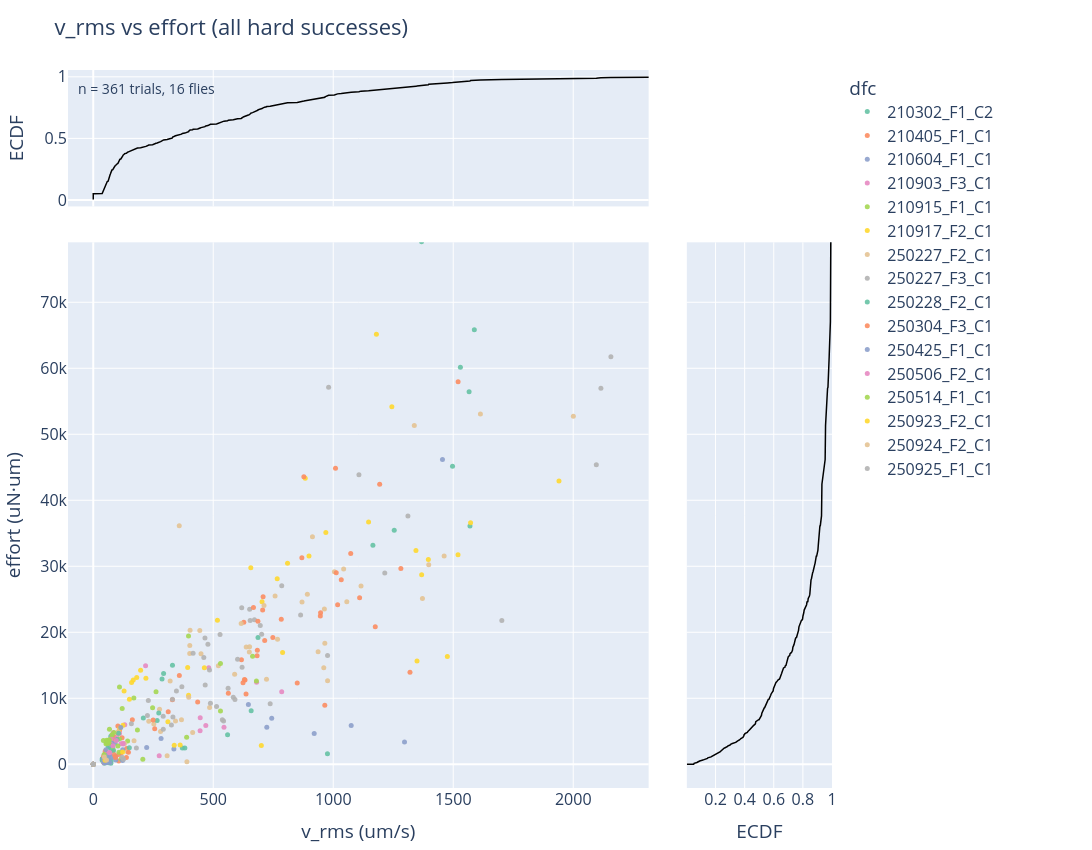

Write notebook code for a chart like this one.
### Code cell
# v_rms vs effort with marginal ECDFs, colored by fly
import matplotlib.colors as mcolors
import seaborn as sns

cats = sorted(all_vigor['dfc'].unique())
palette = sns.color_palette('Set2', len(cats))
color_map_hex = {g: mcolors.to_hex(c) for g, c in zip(cats, palette)}

fig = make_subplots(
    rows=2, cols=2,
    column_widths=[0.80, 0.20],
    row_heights=[0.20, 0.80],
    specs=[[{"type": "scatter"}, None],
           [{"type": "scatter"}, {"type": "scatter"}]],
    horizontal_spacing=0.05, vertical_spacing=0.05,
)

for cat in cats:
    sel = all_vigor['dfc'] == cat
    fig.add_trace(
        go.Scatter(
            x=all_vigor.loc[sel, 'v_rms'],
            y=all_vigor.loc[sel, 'effort'],
            mode='markers',
            name=str(cat),
            marker=dict(color=color_map_hex[cat], size=5, opacity=0.9),
            hovertext=all_vigor.loc[sel, 'trial_number'],
            hovertemplate=(
                "v_rms=%{x:.1f}<br>effort=%{y:.1f}<br>"
                f"dfc={cat}<br>trial=%{{hovertext}}<extra></extra>"
            ),
        ),
        row=2, col=1,
    )

# Top ECDF (v_rms)
vals = np.sort(all_vigor['v_rms'].dropna().values)
ecdf_y = np.arange(1, len(vals) + 1) / len(vals)
fig.add_trace(go.Scatter(x=vals, y=ecdf_y, mode='lines',
              line=dict(color='black', width=1.5), showlegend=False), row=1, col=1)

# Right ECDF (effort)
vals = np.sort(all_vigor['effort'].dropna().values)
ecdf_x = np.arange(1, len(vals) + 1) / len(vals)
fig.add_trace(go.Scatter(x=ecdf_x, y=vals, mode='lines',
              line=dict(color='black', width=1.5), showlegend=False), row=2, col=2)

fig.add_annotation(text=f'n = {len(all_vigor)} trials, {len(cats)} flies',
                   xref='paper', yref='paper', x=0.01, y=0.99,
                   showarrow=False, font=dict(size=14))

fig.update_layout(
    width=1100, height=850, title='v_rms vs effort (all hard successes)',
    margin=dict(l=60, r=260, t=70, b=50), font=dict(size=16),
    legend_title_text='dfc',
)
fig.update_xaxes(title_text='v_rms (um/s)', row=2, col=1)
fig.update_yaxes(title_text='effort (uN·um)', row=2, col=1)
fig.update_xaxes(showticklabels=False, row=1, col=1)
fig.update_yaxes(title_text='ECDF', row=1, col=1)
fig.update_yaxes(showticklabels=False, row=2, col=2)
fig.update_xaxes(title_text='ECDF', row=2, col=2)

# fig.update_xaxes(matches='x3', row=1, col=1)
# fig.update_yaxes(matches='y3', row=2, col=2)

# Set shared limits for the marginal histogram plots                                                                    
x_range = [all_vigor['v_rms'].quantile(0.99)*-.05, all_vigor['v_rms'].quantile(0.99) * 1.1]                                                                
y_range = [all_vigor['effort'].quantile(0.99)*-.05, all_vigor['effort'].quantile(0.99) * 1.1]                                                                                                                                                                                       
fig.update_xaxes(range=x_range, row=1, col=1)  # top hist                                                               
fig.update_xaxes(range=x_range, row=2, col=1)  # scatter                                                                
fig.update_yaxes(range=y_range, row=2, col=1)  # scatter                                                                
fig.update_yaxes(range=y_range, row=2, col=2)  # right hist  

fig.write_image('./Figure3/success_v_rms_vs_effort_by_fly.svg')
fig.show()

### Figure 1 — Plotly figure (JSON) as saved in the notebook; plotly's stock layout.template omitted (floating-point values rounded to 4 significant figures; data arrays with more than 128 entries replaced by an {"elided": "..."} marker saying what was removed)
{"data": [{"hovertemplate": "v_rms=%{x:.1f}<br>effort=%{y:.1f}<br>dfc=210302_F1_C2<br>trial=%{hovertext}<extra></extra>", "hovertext": [32.0, 113.0, 122.0, 144.0, 155.0, 206.0, 220.0, 226.0, 230.0, 257.0, 309.0, 318.0, 322.0, 330.0, 338.0, 343.0, 368.0, 371.0, 383.0, 397.0, 406.0, 426.0, 433.0, 440.0, 456.0, 523.0, 534.0, 540.0, 544.0, 595.0, 612.0, 618.0, 625.0, 660.0, 705.0, 718.0, 755.0], "marker": {"color": "#66c2a5", "opacity": 0.9, "size": 5}, "mode": "markers", "name": "210302_F1_C2", "type": "scatter", "x": [73.17, 75.45, 81.47, 71.98, 0.0, 87.58, 73.38, 71.41, 62.95, 381.8, 63.65, 37.21, 73.45, 42.31, 46.0, 58.37, 43.79, 67.15, 47.79, 74.85, 63.06, 37.8, 37.8, 68.21, 975.9, 73.43, 51.38, 49.5, 48.39, 54.82, 42.12, 46.6, 66.49, 371.2, 62.27, 67.52, 658.0], "xaxis": "x2", "y": [4261.0, 3055.0, 2511.0, 3432.0, 0.0, 4002.0, 2651.0, 2526.0, 3148.0, 2472.0, 232.7, 608.2, 153.5, 358.6, 154.9, 790.8, 969.6, 583.4, 260.7, 539.1, 1320.0, 783.2, 854.2, 2650.0, 1612.0, 2268.0, 1597.0, 977.9, 624.8, 431.0, 855.3, 381.5, 1518.0, 2448.0, 2703.0, 1606.0, 8102.0], "yaxis": "y2"}, {"hovertemplate": "v_rms=%{x:.1f}<br>effort=%{y:.1f}<br>dfc=210405_F1_C1<br>trial=%{hovertext}<extra></extra>", "hovertext": [21.0, 54.0, 64.0, 151.0, 205.0, 230.0, 254.0, 321.0, 330.0, 360.0, 507.0, 532.0, 554.0], "marker": {"color": "#fc8d62", "opacity": 0.9, "size": 5}, "mode": "markers", "name": "210405_F1_C1", "type": "scatter", "x": [90.3, 103.1, 87.47, 43.21, 162.9, 106.3, 109.5, 120.2, 358.7, 139.1, 49.81, 435.1, 102.7], "xaxis": "x2", "y": [3508.0, 4699.0, 4145.0, 1177.0, 6744.0, 477.7, 5136.0, 4034.0, 13450.0, 2379.0, 1986.0, 9423.0, 5794.0], "yaxis": "y2"}, {"hovertemplate": "v_rms=%{x:.1f}<br>effort=%{y:.1f}<br>dfc=210604_F1_C1<br>trial=%{hovertext}<extra></extra>", "hovertext": [20.0, 92.0, 104.0, 157.0, 204.0, 256.0, 292.0, 304.0, 342.0], "marker": {"color": "#8da0cb", "opacity": 0.9, "size": 5}, "mode": "markers", "name": "210604_F1_C1", "type": "scatter", "x": [122.7, 93.96, 90.89, 0.0, 75.27, 94.13, 86.22, 53.01, 646.4], "xaxis": "x2", "y": [2211.0, 1207.0, 3189.0, 0.0, 3230.0, 662.7, 1061.0, 2209.0, 9073.0], "yaxis": "y2"}, {"hovertemplate": "v_rms=%{x:.1f}<br>effort=%{y:.1f}<br>dfc=210903_F3_C1<br>trial=%{hovertext}<extra></extra>", "hovertext": [59.0, 67.0, 104.0, 116.0, 152.0, 237.0, 269.0, 290.0, 322.0, 331.0, 342.0, 356.0, 383.0, 464.0], "marker": {"color": "#e78ac3", "opacity": 0.9, "size": 5}, "mode": "markers", "name": "210903_F3_C1", "type": "scatter", "x": [0.0, 481.2, 218.1, 109.4, 44.51, 98.63, 680.6, 131.3, 71.8, 74.91, 52.21, 45.18, 0.0, 83.37], "xaxis": "x2", "y": [0.0, 14640.0, 14930.0, 4665.0, 220.5, 4027.0, 12440.0, 5983.0, 3073.0, 3909.0, 1500.0, 1379.0, 0.0, 4789.0], "yaxis": "y2"}, {"hovertemplate": "v_rms=%{x:.1f}<br>effort=%{y:.1f}<br>dfc=210915_F1_C1<br>trial=%{hovertext}<extra></extra>", "hovertext": [68.0, 114.0, 147.0, 323.0, 368.0, 410.0, 454.0, 465.0, 476.0, 488.0, 507.0, 517.0], "marker": {"color": "#a6d854", "opacity": 0.9, "size": 5}, "mode": "markers", "name": "210915_F1_C1", "type": "scatter", "x": [206.6, 680.0, 143.2, 397.0, 184.1, 530.1, 83.15, 42.41, 56.35, 109.2, 116.4, 0.0], "xaxis": "x2", "y": [747.1, 12620.0, 3518.0, 19440.0, 5209.0, 8060.0, 2191.0, 3608.0, 1040.0, 3827.0, 816.0, 0.0], "yaxis": "y2"}, {"hovertemplate": "v_rms=%{x:.1f}<br>effort=%{y:.1f}<br>dfc=210917_F2_C1<br>trial=%{hovertext}<extra></extra>", "hovertext": [2.0, 10.0, 69.0, 87.0, 216.0, 226.0, 233.0, 241.0, 268.0, 304.0, 332.0, 350.0, 363.0, 368.0, 381.0, 397.0, 445.0, 464.0, 508.0], "marker": {"color": "#ffd92f", "opacity": 0.9, "size": 5}, "mode": "markers", "name": "210917_F2_C1", "type": "scatter", "x": [463.0, 181.1, 883.3, 766.5, 150.7, 166.6, 159.8, 128.5, 393.4, 110.7, 123.9, 703.4, 656.5, 397.2, 809.6, 219.4, 789.0, 517.4, 197.4], "xaxis": "x2", "y": [14620.0, 13150.0, 43320.0, 28120.0, 9867.0, 12770.0, 12400.0, 11080.0, 14680.0, 5406.0, 5917.0, 24640.0, 29760.0, 10470.0, 30450.0, 13040.0, 16920.0, 21820.0, 14240.0], "yaxis": "y2"}, {"hovertemplate": "v_rms=%{x:.1f}<br>effort=%{y:.1f}<br>dfc=250227_F2_C1<br>trial=%{hovertext}<extra></extra>", "hovertext": [17.0, 59.0, 90.0, 124.0, 157.0, 163.0, 181.0, 212.0, 320.0, 332.0, 344.0, 363.0, 373.0, 384.0, 414.0, 451.0, 461.0, 502.0, 513.0, 564.0, 602.0, 613.0, 652.0, 665.0, 686.0, 693.0, 701.0, 720.0, 727.0], "marker": {"color": "#e5c494", "opacity": 0.9, "size": 5}, "mode": "markers", "name": "250227_F2_C1", "type": "scatter", "x": [2000.0, 1613.0, 1043.0, 1338.0, 721.9, 170.0, 964.9, 397.9, 449.0, 1116.0, 913.4, 651.4, 142.2, 589.2, 869.8, 280.5, 963.1, 521.5, 130.7, 1005.0, 342.8, 103.5, 252.4, 276.2, 367.6, 443.9, 484.7, 1398.0, 231.4], "xaxis": "x2", "y": [52730.0, 53090.0, 29600.0, 51340.0, 12890.0, 3569.0, 18330.0, 10160.0, 16750.0, 27000.0, 34490.0, 17810.0, 1901.0, 13640.0, 24600.0, 4951.0, 23520.0, 14910.0, 3134.0, 29170.0, 6539.0, 4941.0, 6113.0, 8321.0, 6748.0, 20250.0, 8585.0, 30220.0, 6515.0], "yaxis": "y2"}, {"hovertemplate": "v_rms=%{x:.1f}<br>effort=%{y:.1f}<br>dfc=250227_F3_C1<br>trial=%{hovertext}<extra></extra>", "hovertext": [36.0, 176.0, 229.0, 301.0, 358.0, 402.0, 411.0, 456.0, 521.0, 536.0, 582.0, 630.0], "marker": {"color": "#b3b3b3", "opacity": 0.9, "size": 5}, "mode": "markers", "name": "250227_F3_C1", "type": "scatter", "x": [2311.0, 1215.0, 1907.0, 1436.0, 620.1, 671.6, 980.7, 179.8, 543.1, 651.8, 618.6, 737.3], "xaxis": "x2", "y": [116000.0, 28990.0, 81710.0, 94100.0, 14690.0, 21900.0, 57120.0, 2468.0, 6543.0, 23490.0, 23730.0, 9168.0], "yaxis": "y2"}, {"hovertemplate": "v_rms=%{x:.1f}<br>effort=%{y:.1f}<br>dfc=250228_F2_C1<br>trial=%{hovertext}<extra></extra>", "hovertext": [52.0, 84.0, 104.0, 137.0, 143.0, 152.0, 179.0, 252.0, 271.0, 302.0, 410.0, 416.0, 431.0, 451.0, 463.0, 482.0, 501.0, 520.0, 540.0, 552.0, 579.0, 625.0, 675.0], "marker": {"color": "#66c2a5", "opacity": 0.9, "size": 5}, "mode": "markers", "name": "250228_F2_C1", "type": "scatter", "x": [1254.0, 1497.0, 266.2, 293.1, 686.5, 559.7, 150.4, 2387.0, 1588.0, 330.1, 208.6, 64.57, 105.5, 1368.0, 1566.0, 1530.0, 286.7, 273.0, 99.85, 1570.0, 1165.0, 63.02, 83.99], "xaxis": "x2", "y": [35470.0, 45160.0, 6627.0, 13750.0, 19190.0, 4482.0, 2496.0, 67050.0, 65830.0, 15010.0, 7020.0, 745.9, 4710.0, 79160.0, 56430.0, 60170.0, 12920.0, 7754.0, 3750.0, 36120.0, 33190.0, 884.2, 2048.0], "yaxis": "y2"}, {"hovertemplate": "v_rms=%{x:.1f}<br>effort=%{y:.1f}<br>dfc=250304_F3_C1<br>trial=%{hovertext}<extra></extra>", "hovertext": [27.0, 43.0, 54.0, 67.0, 77.0, 94.0, 122.0, 138.0, 155.0, 195.0, 202.0, 253.0, 265.0, 312.0, 333.0, 404.0, 408.0, 453.0, 502.0, 554.0, 589.0, 606.0, 654.0, 662.0, 667.0, 731.0, 751.0, 790.0, 842.0, 853.0, 865.0, 902.0, 962.0, 1003.0, 1055.0, 1101.0, 1126.0, 1156.0, 1203.0, 1242.0, 1262.0, 1305.0, 1321.0, 1358.0, 1404.0], "marker": {"color": "#fc8d62", "opacity": 0.9, "size": 5}, "mode": "markers", "name": "250304_F3_C1", "type": "scatter", "x": [667.5, 1520.0, 877.6, 1009.0, 946.1, 1018.0, 686.2, 869.2, 1193.0, 624.1, 249.6, 714.4, 683.8, 1073.0, 682.7, 630.0, 617.6, 707.7, 329.7, 705.9, 783.4, 627.3, 964.9, 87.53, 106.9, 850.0, 256.1, 92.91, 1012.0, 0.0, 0.0, 1110.0, 632.5, 1320.0, 748.3, 312.5, 636.6, 1175.0, 562.9, 116.8, 947.2, 138.0, 146.6, 1033.0, 1282.0], "xaxis": "x2", "y": [23770.0, 57960.0, 43560.0, 44840.0, 22470.0, 24170.0, 21680.0, 31290.0, 42430.0, 12350.0, 6700.0, 18740.0, 17270.0, 31940.0, 16460.0, 12840.0, 15850.0, 25390.0, 9767.0, 23360.0, 21990.0, 21520.0, 8949.0, 1446.0, 1484.0, 12310.0, 5373.0, 1012.0, 29030.0, 0.0, 0.0, 25210.0, 12760.0, 13940.0, 19210.0, 7948.0, 10650.0, 20830.0, 10750.0, 1741.0, 22960.0, 1031.0, 1819.0, 27950.0, 29650.0], "yaxis": "y2"}, {"hovertemplate": "v_rms=%{x:.1f}<br>effort=%{y:.1f}<br>dfc=250425_F1_C1<br>trial=%{hovertext}<extra></extra>", "hovertext": [95.0, 144.0, 189.0, 195.0, 230.0, 240.0, 330.0, 353.0, 399.0, 408.0, 462.0, 483.0, 497.0, 505.0, 511.0, 533.0, 570.0, 648.0, 674.0, 703.0, 720.0, 754.0, 765.0, 770.0, 784.0, 802.0, 839.0, 863.0, 899.0], "marker": {"color": "#8da0cb", "opacity": 0.9, "size": 5}, "mode": "markers", "name": "250425_F1_C1", "type": "scatter", "x": [1075.0, 0.0, 0.0, 1297.0, 282.7, 114.7, 45.96, 222.7, 76.92, 70.79, 336.0, 55.27, 41.29, 0.0, 52.43, 0.0, 0.0, 56.91, 0.0, 52.79, 122.1, 68.83, 69.48, 0.0, 743.7, 45.99, 1455.0, 920.6, 723.2], "xaxis": "x2", "y": [5888.0, 0.0, 0.0, 3363.0, 3904.0, 5569.0, 378.2, 2546.0, 2890.0, 973.5, 2326.0, 1370.0, 678.2, 0.0, 222.0, 0.0, 0.0, 538.9, 0.0, 310.1, 577.5, 1494.0, 256.3, 0.0, 6968.0, 224.2, 46180.0, 4646.0, 5594.0], "yaxis": "y2"}, {"hovertemplate": "v_rms=%{x:.1f}<br>effort=%{y:.1f}<br>dfc=250506_F2_C1<br>trial=%{hovertext}<extra></extra>", "hovertext": [13.0, 82.0, 102.0, 128.0, 151.0, 168.0, 178.0, 202.0, 324.0, 375.0, 385.0, 430.0, 476.0], "marker": {"color": "#e78ac3", "opacity": 0.9, "size": 5}, "mode": "markers", "name": "250506_F2_C1", "type": "scatter", "x": [123.9, 785.3, 445.7, 469.0, 95.91, 82.07, 544.8, 124.6, 274.8, 67.59, 68.05, 445.2, 115.8], "xaxis": "x2", "y": [3168.0, 11000.0, 7054.0, 5879.0, 3616.0, 2789.0, 5624.0, 3081.0, 1280.0, 1787.0, 1764.0, 5062.0, 3109.0], "yaxis": "y2"}, {"hovertemplate": "v_rms=%{x:.1f}<br>effort=%{y:.1f}<br>dfc=250514_F1_C1<br>trial=%{hovertext}<extra></extra>", "hovertext": [12.0, 40.0, 52.0, 62.0, 76.0, 184.0, 233.0, 237.0, 244.0, 263.0, 299.0, 327.0, 334.0, 340.0, 485.0, 494.0, 506.0, 513.0, 520.0, 526.0, 680.0, 686.0], "marker": {"color": "#a6d854", "opacity": 0.9, "size": 5}, "mode": "markers", "name": "250514_F1_C1", "type": "scatter", "x": [109.3, 261.7, 120.6, 169.3, 247.3, 663.9, 45.29, 64.95, 55.96, 389.1, 67.56, 78.0, 66.87, 63.26, 86.1, 61.98, 53.02, 64.21, 102.8, 55.13, 530.2, 107.1], "xaxis": "x2", "y": [11710.0, 10970.0, 8456.0, 10030.0, 8551.0, 16370.0, 1472.0, 3295.0, 3640.0, 4078.0, 5310.0, 4488.0, 3724.0, 3658.0, 4818.0, 3315.0, 3099.0, 3179.0, 2787.0, 3241.0, 15250.0, 1828.0], "yaxis": "y2"}, {"hovertemplate": "v_rms=%{x:.1f}<br>effort=%{y:.1f}<br>dfc=250923_F2_C1<br>trial=%{hovertext}<extra></extra>", "hovertext": [54.0, 94.0, 129.0, 214.0, 280.0, 307.0, 331.0, 419.0, 448.0, 462.0, 501.0, 514.0, 529.0, 551.0, 601.0, 608.0, 623.0, 635.0, 649.0, 684.0], "marker": {"color": "#ffd92f", "opacity": 0.9, "size": 5}, "mode": "markers", "name": "250923_F2_C1", "type": "scatter", "x": [1396.0, 122.6, 0.0, 49.13, 1244.0, 362.2, 1345.0, 1349.0, 311.0, 898.9, 1520.0, 1368.0, 1572.0, 700.3, 1475.0, 1147.0, 337.4, 1180.0, 969.2, 1941.0], "xaxis": "x2", "y": [31040.0, 1860.0, 0.0, 612.1, 54170.0, 2919.0, 32400.0, 15640.0, 6457.0, 31550.0, 31750.0, 28720.0, 36610.0, 2843.0, 16330.0, 36710.0, 2872.0, 65140.0, 35110.0, 42910.0], "yaxis": "y2"}, {"hovertemplate": "v_rms=%{x:.1f}<br>effort=%{y:.1f}<br>dfc=250924_F2_C1<br>trial=%{hovertext}<extra></extra>", "hovertext": [102.0, 111.0, 122.0, 133.0, 257.0, 268.0, 281.0, 318.0, 368.0, 379.0, 406.0, 433.0, 556.0, 587.0, 608.0, 655.0, 671.0, 689.0, 714.0, 760.0, 842.0, 864.0, 895.0, 900.0], "marker": {"color": "#e5c494", "opacity": 0.9, "size": 5}, "mode": "markers", "name": "250924_F2_C1", "type": "scatter", "x": [1372.0, 637.5, 976.4, 307.9, 402.3, 320.5, 402.0, 1057.0, 757.7, 936.9, 358.4, 711.5, 960.6, 414.3, 1462.0, 768.0, 0.0, 616.3, 892.1, 403.5, 55.22, 650.4, 390.2, 46.21], "xaxis": "x2", "y": [25130.0, 17750.0, 12670.0, 1309.0, 18010.0, 12610.0, 16780.0, 24620.0, 25500.0, 17060.0, 36150.0, 24050.0, 14620.0, 4799.0, 31540.0, 18940.0, 0.0, 21350.0, 25780.0, 20290.0, 648.4, 17000.0, 390.3, 1111.0], "yaxis": "y2"}, {"hovertemplate": "v_rms=%{x:.1f}<br>effort=%{y:.1f}<br>dfc=250925_F1_C1<br>trial=%{hovertext}<extra></extra>", "hovertext": [38.0, 82.0, 108.0, 121.0, 136.0, 186.0, 193.0, 206.0, 222.0, 293.0, 319.0, 334.0, 418.0, 441.0, 472.0, 526.0, 531.0, 539.0, 553.0, 561.0, 566.0, 581.0, 607.0, 619.0, 629.0, 652.0, 687.0, 702.0, 729.0, 753.0, 762.0, 768.0, 782.0, 790.0, 815.0, 840.0, 856.0, 882.0, 902.0, 921.0], "marker": {"color": "#b3b3b3", "opacity": 0.9, "size": 5}, "mode": "markers", "name": "250925_F1_C1", "type": "scatter", "x": [537.9, 0.0, 120.4, 976.3, 0.0, 291.5, 225.7, 583.5, 291.8, 701.6, 513.8, 126.3, 330.0, 484.4, 229.5, 460.7, 369.3, 488.2, 653.7, 416.0, 158.9, 466.5, 477.7, 325.7, 785.3, 346.6, 2096.0, 562.0, 465.5, 1702.0, 864.0, 2157.0, 2115.0, 1311.0, 332.0, 590.4, 528.4, 695.9, 1107.0, 601.3], "xaxis": "x2", "y": [6747.0, 0.0, 1049.0, 16470.0, 0.0, 7280.0, 7397.0, 10140.0, 5318.0, 19700.0, 8744.0, 761.1, 9845.0, 14280.0, 9652.0, 16180.0, 11760.0, 9233.0, 21780.0, 16820.0, 6133.0, 12020.0, 18170.0, 5932.0, 27030.0, 11120.0, 45380.0, 11500.0, 19140.0, 21790.0, 22610.0, 61750.0, 56960.0, 37630.0, 7172.0, 9832.0, 19650.0, 21030.0, 43880.0, 15930.0], "yaxis": "y2"}, {"line": {"color": "black", "width": 1.5}, "mode": "lines", "showlegend": false, "type": "scatter", "x": {"elided": "361 float values"}, "xaxis": "x", "y": {"elided": "361 float values"}, "yaxis": "y"}, {"line": {"color": "black", "width": 1.5}, "mode": "lines", "showlegend": false, "type": "scatter", "x": {"elided": "361 float values"}, "xaxis": "x3", "y": {"elided": "361 float values"}, "yaxis": "y3"}], "layout": {"annotations": [{"font": {"size": 14}, "showarrow": false, "text": "n = 361 trials, 16 flies", "x": 0.01, "xref": "paper", "y": 0.99, "yref": "paper"}], "font": {"size": 16}, "height": 850, "legend": {"title": {"text": "dfc"}}, "margin": {"b": 50, "l": 60, "r": 260, "t": 70}, "title": {"text": "v_rms vs effort (all hard successes)"}, "width": 1100, "xaxis": {"anchor": "y", "domain": [0, 0.76], "range": [-105.2, 2314.0], "showticklabels": false}, "xaxis2": {"anchor": "y2", "domain": [0, 0.76], "range": [-105.2, 2314.0], "title": {"text": "v_rms (um/s)"}}, "xaxis3": {"anchor": "y3", "domain": [0.81, 1], "title": {"text": "ECDF"}}, "yaxis": {"anchor": "x", "domain": [0.81, 1], "title": {"text": "ECDF"}}, "yaxis2": {"anchor": "x2", "domain": [0, 0.76], "range": [-3595.0, 79080.0], "title": {"text": "effort (uN·um)"}}, "yaxis3": {"anchor": "x3", "domain": [0, 0.76], "range": [-3595.0, 79080.0], "showticklabels": false}}}
